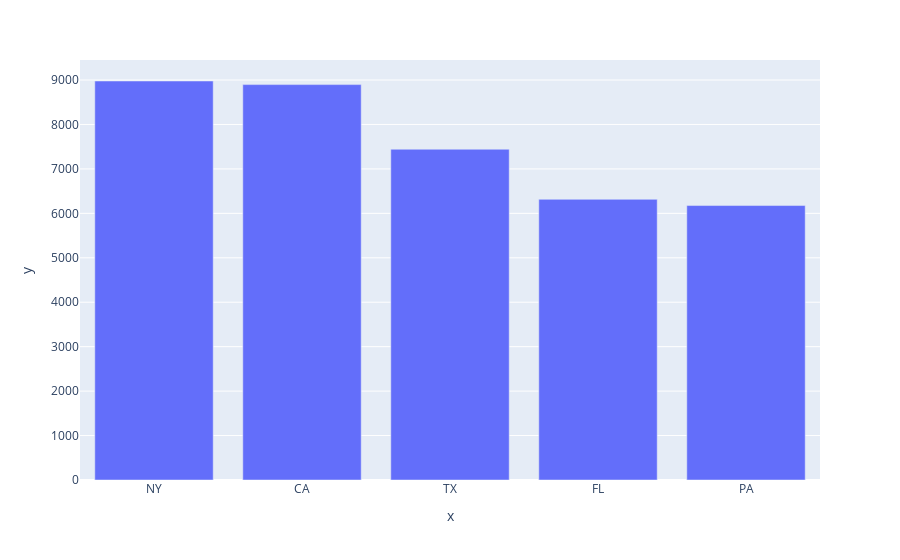

Notebook code cell kept with this figure:
### Code cell
#Plotly, Need to replace labels
fig = px.bar(x=height.reset_index()['Rndrng_Prvdr_State_Abrvtn'], y=height.reset_index()['Average Medicare Payment Amount'])
fig.show()

### Figure 1 — Plotly figure (JSON) as saved in the notebook; plotly's stock layout.template omitted (floating-point values rounded to 4 significant figures)
{"data": [{"alignmentgroup": "True", "hovertemplate": "x=%{x}<br>y=%{y}<extra></extra>", "legendgroup": "", "marker": {"color": "#636efa", "pattern": {"shape": ""}}, "name": "", "offsetgroup": "", "orientation": "v", "showlegend": false, "textposition": "auto", "type": "bar", "x": ["NY", "CA", "TX", "FL", "PA"], "xaxis": "x", "y": [8978.0, 8897.0, 7442.0, 6315.0, 6175.0], "yaxis": "y"}], "layout": {"barmode": "relative", "legend": {"tracegroupgap": 0}, "margin": {"t": 60}, "xaxis": {"anchor": "y", "domain": [0, 1], "title": {"text": "x"}}, "yaxis": {"anchor": "x", "domain": [0, 1], "title": {"text": "y"}}}}
